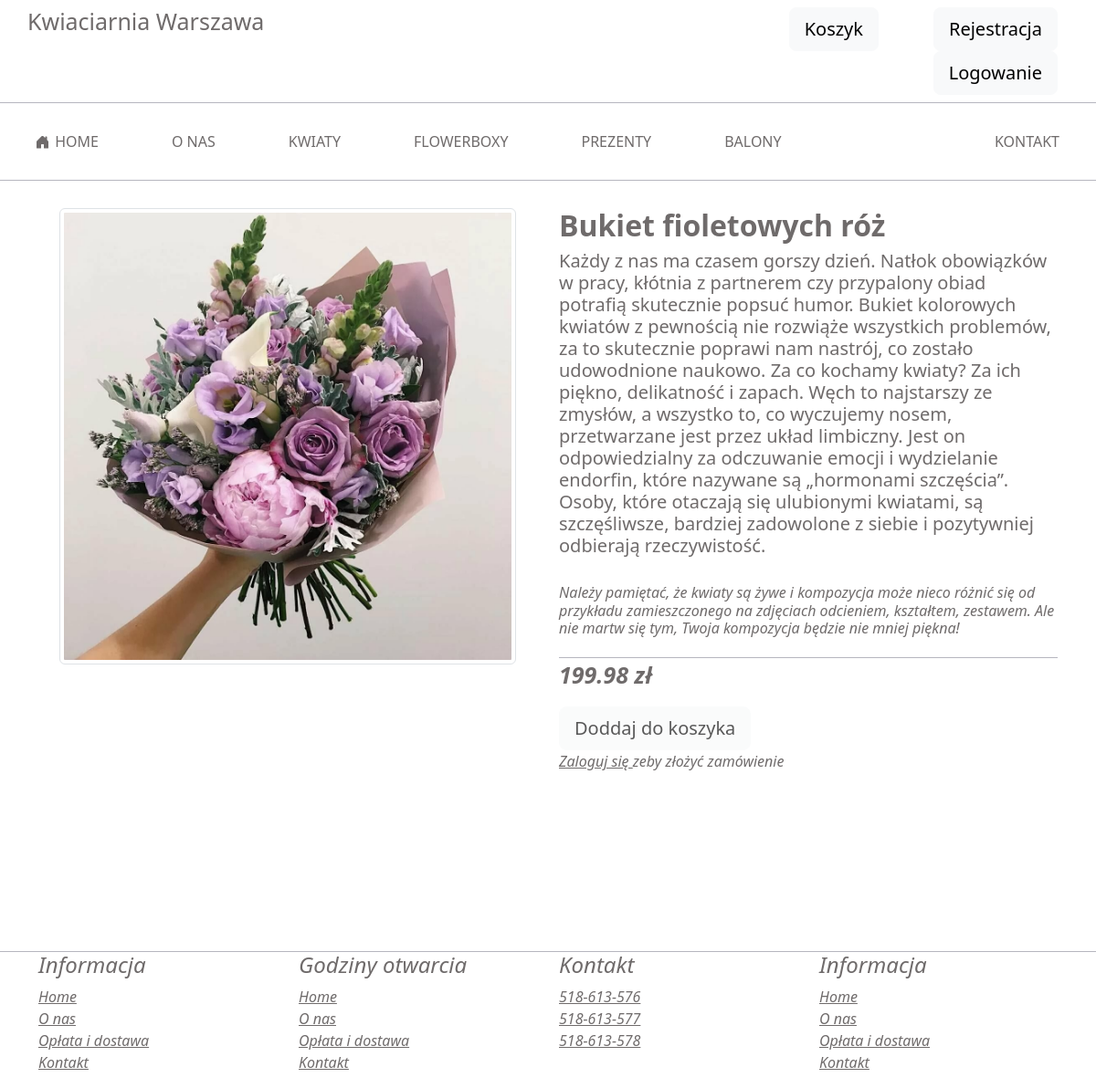
The app's page /Kwiaciarnia/towarszczegoly.php?id=3 with its own data.
### tables this page shows
CREATE TABLE `article` (
  `id_article` int NOT NULL,
  `article_name` varchar(30) NOT NULL,
  `amount` int NOT NULL,
  `price` decimal(10,2) NOT NULL,
  `img` varchar(30) NOT NULL,
  `opis` text NOT NULL
);

### Kwiaciarnia/towarszczegoly.php (the view, shortened to what this page needs)
<!doctype html>
<html lang='en'>
<head>
    <link rel='stylesheet' href='styles.css'>
</head>
<body>
    <?php require('phpcode/header.php')?>
    <?php
    $host = 'localhost';
    $db   = 'flowershop';
    $user = 'root';
    $pass = '';
    $charset = 'utf8';
    $dsn = "mysql:host=$host;dbname=$db;charset=$charset";
    try{
        $pdo =new PDO($dsn, $user, $pass);
        $pdo->setAttribute(PDO::ATTR_ERRMODE, PDO::ERRMODE_EXCEPTION);
    }
    catch(PDOException $e){
        echo "Connection failed: " . $e->getMessage();
    }
    $a=$_GET["id"];
    $result = $pdo->query("SELECT * FROM article where id_article=$a");
        $dane=$result->fetch();
            ?>
            <div class='container'>
                <div class='row'>
                    <div class='col opis'>
                        <img src='img/<?= $dane['img']?>' class='imgmaxwidth550 img-fluid img-thumbnail mx-auto d-block ' alt='$article'>
                    </div>
                    <div class='col opis'>
                        <h2><strong><?= $dane['article_name']?></strong></h2>
                        <h5><?= $dane['opis']?></h5>
                        <h6 class='opis'><em>Należy pamiętać, że kwiaty są żywe i kompozycja może nieco różnić się od przykładu zamieszczonego na zdjęciach odcieniem, kształtem, zestawem. Ale nie martw się tym, Twoja kompozycja będzie nie mniej piękna!</en></h6>
                        <p class='cena'><strong><?= $dane['price']?> zł</strong></p>
                        <form action='/dodajdokoszyka.php?id=<?= $dane['id_article']?>' method='post'>
                            <?php if (isset($_COOKIE['id'])) { ?>
                                <button type='submit' class='btn btn-light'>Doddaj do koszyka</button>
                            <?php }
                             else { ?>
                                <button class="btn btn-light btn-lg" title="Disabled button" disabled>Doddaj do koszyka</button>
                                <p><a id="logowanie "href="logowanie.php">Zaloguj się  </a>zeby złożyć zamówienie</p>
                        <?php } ?>
                        </form>
                    </div>
                </div>
            </div>
<?php require("phpcode/footer.php")
?>
</body>
</html>

### Kwiaciarnia/styles.css (style rules this page uses)
body { background-color: #ffffff; color:rgb(111, 107, 107); }
a { color:rgb(111, 107, 107); }
h2 { font-size: 32px; }
.cena { font-size: 25px; margin-top: 22px; border-top: 1px solid rgb(59, 59, 82, 0.37); }
.col h6 { margin-top:30px; }
.opis { margin-top: 30px; }
.imgmaxwidth550 { width: 500px; height: 500px; }

### records on screen
article: img (picture), article_name "Bukiet fioletowych róż", opis "Każdy z nas ma czasem gorszy dzień. Natłok obowiązków w pracy, kłótnia z partnerem czy przypalony obiad potrafią skutecznie popsuć humor. Bukiet kolorowych kwiatów z pewnością nie rozwiąże wszystkich problemów, za to skutecznie poprawi nam nastrój, co zostało udowodnione naukowo. Za co kochamy kwiaty? Za ich piękno, delikatność i zapach. Węch to najstarszy ze zmysłów, a wszystko to, co wyczujemy nosem, przetwarzane jest przez układ limbiczny. Jest on odpowiedzialny za odczuwanie emocji i wydzielanie endorfin, które nazywane są „hormonami szczęścia”. Osoby, które otaczają się ulubionymi kwiatami, są szczęśliwsze, bardziej zadowolone z siebie i pozytywniej odbierają rzeczywistość.", price "199.98"
